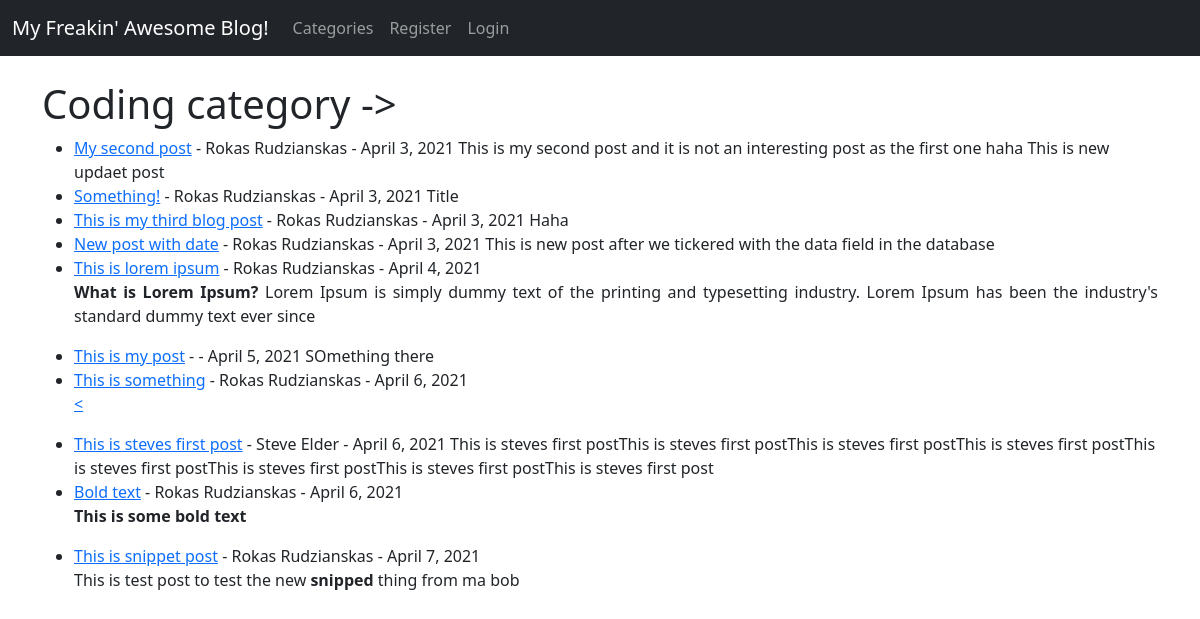
/category/coding/, run on the app's committed database.
### theblog/models.py (models this page shows, shortened)
class Post(models.Model):
    title = models.CharField(max_length=255)
    header_image = models.ImageField(null=True, blank=True, upload_to="images/")
    title_tag = models.CharField(max_length=255)
    author = models.ForeignKey(User, on_delete=models.CASCADE)
    body = RichTextField(blank=True, null=True)
    post_date = models.DateField(auto_now_add=True)
    category = models.CharField(max_length=255, default='coding')
    snippet = models.CharField(max_length=255)
    likes = models.ManyToManyField(User, related_name='blog_posts')

### theblog/views.py (the view)
# urls.py: path('category/<str:cats>/', CategoryView, name="category"),
def CategoryView(request, cats):
    category_posts = Post.objects.filter(category=cats.replace('-', ' '))
    return render(request, 'categories.html',
                  {'cats': cats.title().replace('-', ' '), 'category_posts': category_posts})

### theblog/templates/categories.html (shortened to what this page needs)
{% extends 'base.html' %}
    {% block content %}
{% if category_posts %}
    <h1>{{cats}} category -></h1>
        <ul>
            {% for post in category_posts %}
                   <li><a href="{% url 'article-detail' post.pk %}" >{{post.title}}</a>
           - {{post.author.first_name}}
              {{post.author.last_name}} - {{ post.post_date }}
                  {{ post.body|slice:":200"|safe }}
       </li>
            {% endfor %}
        </ul>
{% else %}
    <h1>There are no post about this category! And you know that ;(</h1>
{% endif %}
    {% endblock %}

### data on the page
Post: title "My second post", author.first_name "Rokas", author.last_name "Rudzianskas", post_date "April 3, 2021", body "This is my second post and it is not an interesting post as the first one haha This is new updaet post"
Post: title "Something!", author.first_name "Rokas", author.last_name "Rudzianskas", post_date "April 3, 2021", body "Title"
Post: title "This is my third blog post", author.first_name "Rokas", author.last_name "Rudzianskas", post_date "April 3, 2021", body "Haha"
Post: title "New post with date", author.first_name "Rokas", author.last_name "Rudzianskas", post_date "April 3, 2021", body "This is new post after we tickered with the data field in the database"
Post: title "This is lorem ipsum", author.first_name "Rokas", author.last_name "Rudzianskas", post_date "April 4, 2021", body "What is Lorem Ipsum? Lorem Ipsum is simply dummy text of the printing and typesetting industry. Lorem Ipsum has been the industry's standard dummy text ever since"
Post: title "This is my post", post_date "April 5, 2021", body "SOmething there"
Post: title "This is something", author.first_name "Rokas", author.last_name "Rudzianskas", post_date "April 6, 2021", body "<"
Post: title "This is steves first post", author.first_name "Steve", author.last_name "Elder", post_date "April 6, 2021", body "This is steves first postThis is steves first postThis is steves first postThis is steves first postThis is steves first postThis is steves first postThis is steves first postThis is steves first post"
Post: title "Bold text", author.first_name "Rokas", author.last_name "Rudzianskas", post_date "April 6, 2021", body "This is some bold text"
Post: title "This is snippet post", author.first_name "Rokas", author.last_name "Rudzianskas", post_date "April 7, 2021", body "This is test post to test the new snipped thing from ma bob"

### other printed values
{{ cats }} "Coding"
